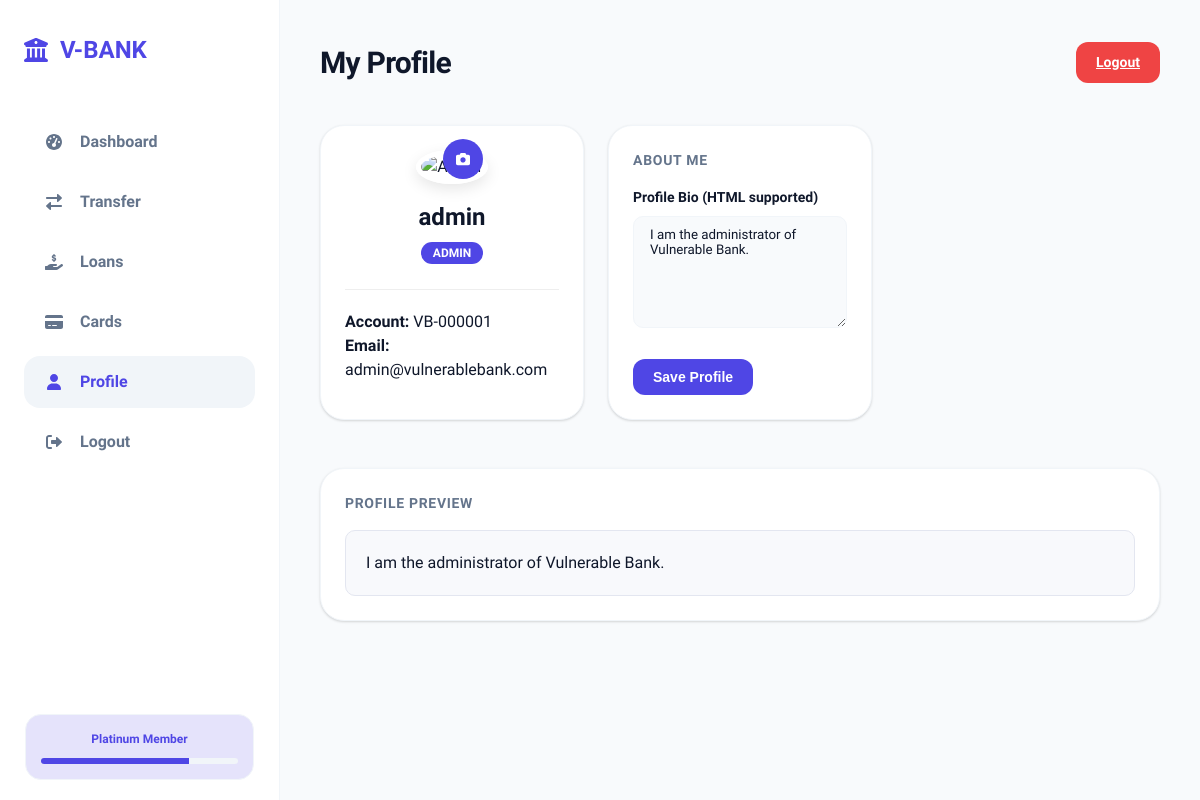
The app's page /profile.php (signed in) with its own data.
### tables this page shows
CREATE TABLE IF NOT EXISTS users (
    id INT AUTO_INCREMENT PRIMARY KEY,
    username VARCHAR(50) NOT NULL,
    password VARCHAR(255) NOT NULL,
    balance DECIMAL(10, 2) DEFAULT 0.00,
    profile_bio TEXT
);

### functions.php (called while the page is built, shortened)
<?php
function get_user_data($conn, $user_id) {
    if (SECURE_MODE) {
        $sql = "SELECT * FROM users WHERE id = ?";
        $stmt = $conn->prepare($sql);
        $stmt->bind_param("i", $user_id);
        $stmt->execute();
        $result = $stmt->get_result();
        return $result->fetch_assoc();
    } else {
        $sql = "SELECT * FROM users WHERE id = $user_id";
        $result = $conn->query($sql);
        return $result->fetch_assoc();
    }
}
?>

### profile.php (the view, shortened to what this page needs)
<?php
require_once 'functions.php';
$user = get_user_data($conn, $_SESSION['user_id']);
?>
<!DOCTYPE html>
<html lang="en">
<head>
    <link rel="stylesheet" href="css/style.css">
</head>
<body class="light">
    <div class="app-container">
        <?php include 'sidebar.php'; ?>
        <main class="main-content">
            <header class="top-bar">
                <h1>My Profile</h1>
                <a href="logout.php" class="btn btn-primary" style="background: var(--danger);">Logout</a>
            </header>
            <div class="dashboard-grid">
                <div class="card">
                    <div style="text-align: center; margin-bottom: 25px;">
                        <div style="position: relative; display: inline-block;">
                            <form id="avatarForm" method="POST" enctype="multipart/form-data" style="position: absolute; bottom: 5px; right: 5px;">
                                <label for="avatarInput" class="btn btn-primary" style="width: 40px; height: 40px; border-radius: 50%; padding: 0; display: flex; align-items: center; justify-content: center; cursor: pointer;">
                                    <i class="fas fa-camera"></i>
                                </label>
                            </form>
                        </div>
                        <h2 style="margin: 15px 0 5px;"><?php echo $user['username']; ?></h2>
                        <span style="background: var(--primary); color: white; padding: 4px 12px; border-radius: 20px; font-size: 0.75rem; font-weight: 800; text-transform: uppercase;">
                            <?php echo $user['role']; ?>
                        </span>
                    </div>
                    <div style="border-top: 1px solid #eee; padding-top: 20px;">
                        <p><strong>Account:</strong> <?php echo $user['account_number']; ?></p>
                        <p><strong>Email:</strong> <?php echo $user['username']; ?>@vulnerablebank.com</p>
                    </div>
                </div>
                <div class="card card-info">
                    <h3>About Me</h3>
                    <form method="POST">
                        <div class="form-group">
                            <label>Profile Bio (HTML supported)</label>
                            <textarea name="bio" rows="6" class="search-input" style="width: 100%; border-radius: 10px; height: auto;" placeholder="Tell us about yourself..."><?php echo SECURE_MODE ? htmlspecialchars($user['profile_bio'], ENT_QUOTES, 'UTF-8') : $user['profile_bio']; ?></textarea>
                        </div>
                        <button type="submit" name="update_bio" class="btn btn-primary">Save Profile</button>
                    </form>
                </div>
            </div>
            <div class="card">
                <h3>Profile Preview</h3>
                <div style="padding: 20px; background: #f8f9fc; border-radius: 10px; border: 1px solid #e3e6f0;">
                    <div class="bio-display">
                        <?php
                            if (SECURE_MODE) {
                                echo htmlspecialchars($user['profile_bio'], ENT_QUOTES, 'UTF-8');
                            } else {
                                echo $user['profile_bio'];
                            }
                        ?>
                    </div>
                </div>
            </div>
        </main>
    </div>
</body>
</html>

### css/style.css (style rules this page uses)
:root { --primary: #4f46e5; --primary-light: #818cf8; --primary-glow: rgba(79, 70, 229, 0.15); --secondary: #64748b; --success: #10b981; --danger: #ef4444; --warning: #f59e0b; --info: #0ea5e9; --bg-main: #f8fafc; --sidebar-bg: #ffffff; --card-bg: #ffffff; --text-main: #0f172a; --text-muted: #64748b; --border-color: #f1f5f9; --sidebar-border: #e2e8f0; --card-shadow: 0 4px 6px -1px rgb(0 0 0 / 0.05), 0 2px 4px -2px rgb(0 0 0 / 0.05); --card-shadow-hover: 0 10px 15px -3px rgb(0 0 0 / 0.07), 0 4px 6px -4px rgb(0 0 0 / 0.07); --glass-bg: rgba(255, 255, 255, 0.8); --glass-border: rgba(255, 255, 255, 0.1); }
* { margin: 0; padding: 0; box-sizing: border-box; }
body { font-family: 'Plus Jakarta Sans', sans-serif; background-color: var(--bg-main); color: var(--text-main); line-height: 1.5; overflow-x: hidden; transition: background-color 0.4s ease, color 0.4s ease; }
.form-group { margin-bottom: 1.5rem; }
.form-group label { display: block; font-size: 0.875rem; font-weight: 600; margin-bottom: 0.5rem; color: var(--text-main); }
.app-container { display: flex; min-height: 100vh; }
.main-content { margin-left: 280px; flex: 1; padding: 2.5rem; max-width: 1400px; }
.top-bar { display: flex; justify-content: space-between; align-items: center; margin-bottom: 2.5rem; animation: fadeIn 0.5s ease-out; }
.top-bar h1 { font-size: 1.875rem; font-weight: 800; letter-spacing: -0.025em; }
.card { background: var(--card-bg); border: 1px solid var(--border-color); border-radius: 1.5rem; padding: 1.5rem; box-shadow: 0 1px 3px 0 rgba(0, 0, 0, 0.1), 0 1px 2px 0 rgba(0, 0, 0, 0.06); margin-bottom: 1.5rem; transition: transform 0.3s, box-shadow 0.3s; }
.card h3 { font-size: 0.875rem; font-weight: 700; color: var(--text-muted); text-transform: uppercase; letter-spacing: 0.05em; margin-bottom: 1rem; }
.dashboard-grid { display: grid; grid-template-columns: repeat(3, 1fr); gap: 1.5rem; margin-bottom: 1.5rem; }
.search-input { background: var(--bg-main); border: 1px solid var(--border-color); padding: 0.625rem 1rem; border-radius: 0.75rem; color: var(--text-main); font-family: inherit; transition: all 0.2s; }
.btn { padding: 0.625rem 1.25rem; border-radius: 0.75rem; font-weight: 700; font-size: 0.875rem; cursor: pointer; transition: all 0.2s; border: none; display: inline-flex; align-items: center; gap: 0.5rem; }
.btn-primary { background: var(--primary); color: white; }

### records on screen
users: username "admin", role "ADMIN", account_number "VB-000001", bio "I am the administrator of Vulnerable Bank.", profile_bio "I am the administrator of Vulnerable Bank."
